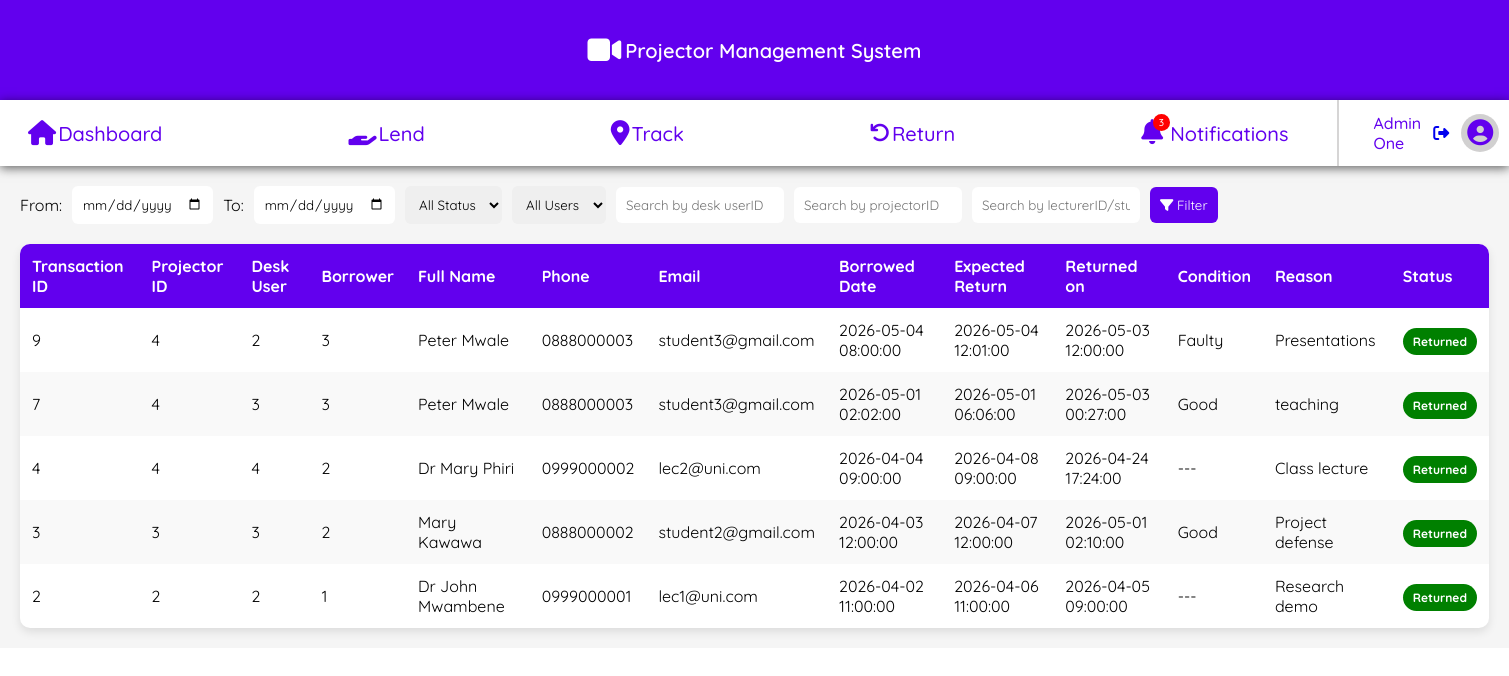
Screenshot of /Track.php (signed in) with the database file from the repository.
### tables this page shows
CREATE TABLE `transactions` (
  `transaction_id` int(11) NOT NULL,
  `user_id` int(11) DEFAULT NULL,
  `projector_id` int(11) DEFAULT NULL,
  `student_id` int(11) DEFAULT NULL,
  `lecturer_id` int(11) DEFAULT NULL,
  `borrower_type` enum('student','lecturer') DEFAULT NULL,
  `borrowed_at` datetime NOT NULL,
  `expected_return_at` datetime DEFAULT NULL,
  `returned_at` datetime DEFAULT NULL,
  `projector_condition` enum('good','faulty') DEFAULT NULL,
  `reason` text DEFAULT NULL,
  `status` enum('pending','returned','flagged') DEFAULT 'pending'
);

CREATE TABLE `students` (
  `student_id` int(11) NOT NULL,
  `first_name` varchar(50) NOT NULL,
  `middle_name` varchar(50) DEFAULT NULL,
  `last_name` varchar(50) NOT NULL,
  `dob` date DEFAULT NULL,
  `gender` enum('Male','Female','Other') DEFAULT NULL,
  `phone_number` varchar(20) DEFAULT NULL,
  `home_village` varchar(100) DEFAULT NULL,
  `year_of_study` int(11) DEFAULT NULL,
  `email` varchar(100) DEFAULT NULL,
  `program_of_study` varchar(100) DEFAULT NULL
);

CREATE TABLE `lecturers` (
  `lecturer_id` int(11) NOT NULL,
  `first_name` varchar(50) NOT NULL,
  `middle_name` varchar(50) DEFAULT NULL,
  `last_name` varchar(50) NOT NULL,
  `department` varchar(100) DEFAULT NULL,
  `phone_number` varchar(20) DEFAULT NULL,
  `home` varchar(100) DEFAULT NULL,
  `email` varchar(100) DEFAULT NULL
);

### Track.php (the view, shortened to what this page needs)
<?php
    require("connection.php");
$whereSQL = "";
    $sql = "
            SELECT
                t.transaction_id,
                t.projector_id,
                t.user_id,
                t.borrower_type,
                t.borrowed_at,
                t.expected_return_at,
                t.returned_at,
                t.projector_condition,
                t.reason,
                t.status,
                s.student_id,
                s.first_name AS student_first,
                s.last_name AS student_last,
                s.phone_number AS student_phone,
                s.email AS student_email,
                l.lecturer_id,
                l.first_name AS lecturer_first,
                l.last_name AS lecturer_last,
                l.phone_number AS lecturer_phone,
                l.email AS lecturer_email
            FROM transactions t
            LEFT JOIN students s ON t.student_id = s.student_id
            LEFT JOIN lecturers l ON t.lecturer_id = l.lecturer_id
            $whereSQL
            ORDER BY t.transaction_id DESC
            ";
$result = $conn->query($sql);
?>
<!DOCTYPE html>
<html lang="en">
<head>
    <link rel="stylesheet" href="css/tracking.css">
</head>
<body>
    <div class="container">
        <?php include("desk-navigation.php"); ?>
        <div class="tracking-container">
            <form method="GET" class="filters">
                <label>From:</label>
                <input type="date" name="fromDate">
                <label>To:</label>
                <input type="date" name="toDate">
                <select name="status">
                    <option value="">All Status</option>
                </select>
                <select name="userType">
                    <option value="">All Users</option>
                </select>
                <input type="text" name="userID" placeholder="Search by desk userID">
                <input type="text" name="projectorID" placeholder="Search by projectorID">
                <input type="text" name="borrowerID" placeholder="Search by lecturerID/studentID">
                <button type="submit">
                    <i class="fa fa-filter"></i> Filter
                </button>
            </form>
            <div class="table-wrapper">
                <table>
                    <thead>
                        <tr>
                            <th>Transaction ID</th>
                            <th>Projector ID</th>
                            <th>Desk User</th>
                            <th>Borrower</th>
                            <th>Full Name</th>
                            <th>Phone</th>
                            <th>Email</th>
                            <th>Borrowed Date</th>
                            <th>Expected Return</th>
                            <th>Returned on</th>
                            <th>Condition</th>
                            <th>Reason</th>
                            <th>Status</th>
                        </tr>
                    </thead>
                    <tbody id="trackingTable">
                            <?php while ($row = $result->fetch_assoc()) { ?>
                            <?php
                                if ($row['borrower_type'] == 'student') {
                                    $name = $row['student_first'] . " " . $row['student_last'];
                                    $phone = $row['student_phone'];
                                    $email = $row['student_email'];
                                    $borrowerId = $row['student_id'];
                                } else {
                                    $name = $row['lecturer_first'] . " " . $row['lecturer_last'];
                                    $phone = $row['lecturer_phone'];
                                    $email = $row['lecturer_email'];
                                    $borrowerId = $row['lecturer_id'];
                                }
                            ?>
                            <tr>
                                <td><?= $row['transaction_id'] ?></td>
                                <td><?= $row['projector_id'] ?></td>
                                <td><?= $row['user_id'] ?></td>
                                <td><?= $borrowerId ?></td>
                                <td><?= $name ?></td>
                                <td><?= $phone ?></td>
                                <td><?= $email ?></td>
                                <td><?= $row['borrowed_at'] ?></td>
                                <td><?= $row['expected_return_at'] ?></td>
                                <td>
                                    <?php if ($row['status'] !== 'returned') { ?>
                                    <?php } else { ?>
                                        <?= $row['returned_at'] ?>
                                    <?php } ?>
                                </td>
                                <td>
                                    <?= $row['projector_condition'] ? ucfirst($row['projector_condition']) : "---" ?>
                                </td>
                                <td><?= $row['reason'] ?></td>
                                <td>
                                    <span class="status <?= $row['status'] ?>">
                                        <?= ucfirst($row['status']) ?>
                                    </span>
                                </td>
                            </tr>
                            <?php } ?>
                    </tbody>
                </table>
        </div>
        </div>
    </div>
</body>
</html>

### css/tracking.css (style rules this page uses)
.tracking-container { padding: 20px; font-family: "Quicksand", sans-serif; background: #f5f5f5; }
.filters { display: flex; flex-wrap: wrap; align-items: center; gap: 10px; margin-bottom: 20px; }
.filters input, .filters select, .filters button { padding: 10px; border-radius: 6px; border: none; font-family: inherit; }
.filters button { background: #6200ee; color: white; cursor: pointer; }
.table-wrapper { overflow-x: auto; background: white; border-radius: 10px; box-shadow: 0 4px 10px rgba(0,0,0,0.1); }
table { width: 100%; border-collapse: collapse; }
thead { background: #6200ee; color: white; }
th, td { padding: 12px; text-align: left; }
tbody tr:nth-child(even) { background: #f9f9f9; }
.status { padding: 6px 10px; border-radius: 20px; font-size: 12px; color: white; font-weight: bold; }
.status.returned { background: green; }

### css/navigation.css (style rules this page uses)
body { margin: 0; }

### rows the page displays
transactions: transaction_id "9", projector "4", user "2", student.student_id "3", student.last_name "Peter Mwale", student.phone_number "0888000003", student.email "student3@gmail.com", borrowed_at "2026-05-04 08:00:00", expected_return_at "2026-05-04 12:01:00", returned_at "2026-05-03 12:00:00", projector_condition "Faulty", reason "Presentations", status "Returned"
transactions: transaction_id "7", projector "4", user "3", student.student_id "3", student.last_name "Peter Mwale", student.phone_number "0888000003", student.email "student3@gmail.com", borrowed_at "2026-05-01 02:02:00", expected_return_at "2026-05-01 06:06:00", returned_at "2026-05-03 00:27:00", projector_condition "Good", reason "teaching", status "Returned"
transactions: transaction_id "4", projector "4", user "4", lecturer.lecturer_id "2", lecturer.last_name "Dr Mary Phiri", lecturer.phone_number "0999000002", lecturer.email "lec2@uni.com", borrowed_at "2026-04-04 09:00:00", expected_return_at "2026-04-08 09:00:00", returned_at "2026-04-24 17:24:00", reason "Class lecture", status "Returned"
transactions: transaction_id "3", projector "3", user "3", student.student_id "2", student.last_name "Mary Kawawa", student.phone_number "0888000002", student.email "student2@gmail.com", borrowed_at "2026-04-03 12:00:00", expected_return_at "2026-04-07 12:00:00", returned_at "2026-05-01 02:10:00", projector_condition "Good", reason "Project defense", status "Returned"
transactions: transaction_id "2", projector "2", user "2", lecturer.lecturer_id "1", lecturer.last_name "Dr John Mwambene", lecturer.phone_number "0999000001", lecturer.email "lec1@uni.com", borrowed_at "2026-04-02 11:00:00", expected_return_at "2026-04-06 11:00:00", returned_at "2026-04-05 09:00:00", reason "Research demo", status "Returned"

### other values shown
$_SESSION['first_name'] "Admin"
$_SESSION['last_name'] "One"
